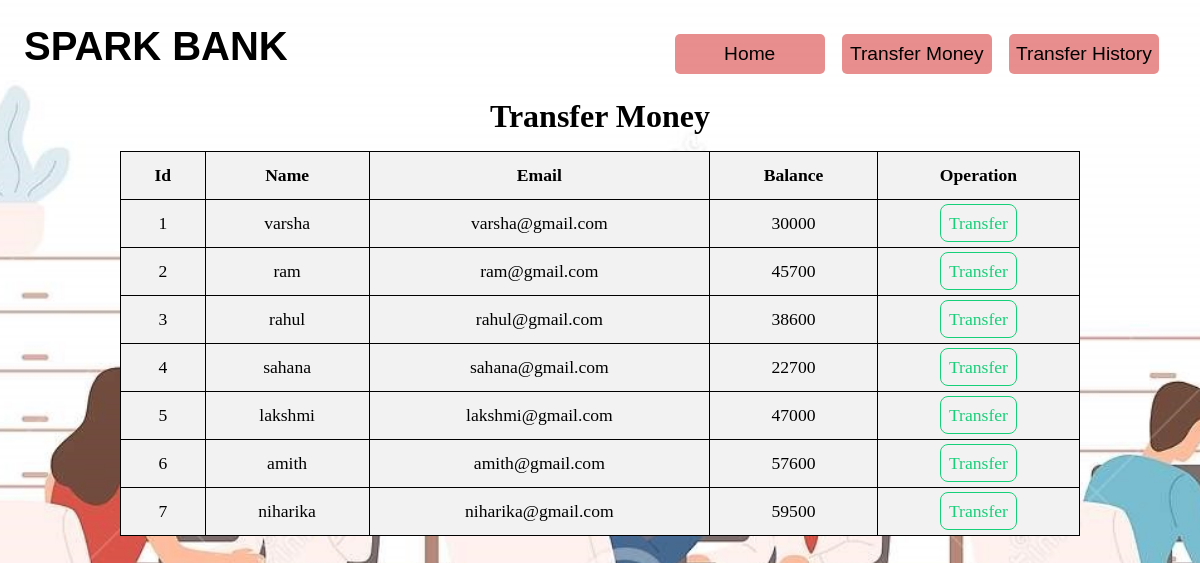
/transfer.php, run on the app's committed database.
### tables this page shows
CREATE TABLE `customers` (
  `id` int(3) NOT NULL,
  `name` varchar(50) NOT NULL,
  `email` varchar(20) NOT NULL,
  `balance` int(10) NOT NULL
);

### transfer.php (the view, shortened to what this page needs)
<?php
include 'connection.php';
?>
<!DOCTYPE html>
<html lang="en">
<head>
<link rel="stylesheet" href="style.css">
</head>
<body>
<div class="bg">
<?php
include 'header.php';
?>
<div class="text">
   <h1 style="color:black";>Transfer Money</h1>
</div>
<table>
   <tr>
      <th>Id</th>
      <th>Name</th>
      <th>Email</th>
      <th>Balance</th>
      <th>Operation</th>
   </tr>
   <?php
      $sql = "select * from customers";
      $result = mysqli_query($conn,$sql);
      while($rows=mysqli_fetch_assoc($result)) {
   ?>
   <tr>
      <td><?php echo $rows['id'];?></td>
      <td><?php echo $rows['name'];?></td>
      <td><?php echo $rows['email'];?></td>
      <td><?php echo $rows['balance'];?></td>
      <td><a href="selectedcustomerdetail.php?id= <?php echo $rows['id'] ;?>">Transfer</a></td>
   </tr>
   <?php
      }
   ?>
</table>
   </div>
</body>
</html>

### header.php
<header>
    <h1>Spark Bank</h1>
        <nav>
            <ul>
                <li><a href="index.php"><button>Home</button></a></li>
                <li><a href="transfer.php"><button>Transfer Money</button></a></li>
                <li><a href="transactionhistory.php"><button>Transfer History</button></a></li>
            </ul>
        </nav>
</header>

### style.css (style rules this page uses)
* { margin: 0; padding: 0; box-sizing: border-box; }
body { height: 100vh; background-image: url("bank-mid.jpg"); background-size: cover; background-position: center center; background-repeat: no-repeat; color: #ddd; }
.bg { height: 100vh; width: 100%; }
header { display: flex; justify-content: space-between; text-transform: uppercase; padding: 1.5rem; }
header h1 { font-size: 2.5rem; font-weight: bold; color: black; font-family: sans-serif; }
nav { width: 45%; padding-top: 0.6rem; }
nav ul { display: flex; justify-content: space-evenly; }
nav ul li { list-style: none; }
nav ul li a { text-decoration: none; }
nav ul li a button { width: 150px; height: 40px; background-color: rgba(218, 75, 75, 0.623); }
.text { text-align: center; }
table { border-collapse: collapse; width: 80%; text-align: center; margin: 1rem auto 0 auto; font-size: 1.1rem; border-radius: 10px; color: black; }
th, td { border: 1px solid black; padding: 13px; }
tr { background-color: #f2f2f2; }
table a { text-decoration: none; border: 1px solid rgb(22, 207, 121); color: rgb(22, 207, 121); padding: 8px; border-radius: 8px; transition: 0.5s; }
button { height: 3rem; width: 110px; align-self: center; cursor: pointer; border-radius: 5px; font-size: 1.2rem; background-color: rgb(255, 69, 0); border: none; }

### data on the page
customers: id "1", name "varsha", email "varsha@gmail.com", balance "30000"
customers: id "2", name "ram", email "ram@gmail.com", balance "45700"
customers: id "3", name "rahul", email "rahul@gmail.com", balance "38600"
customers: id "4", name "sahana", email "sahana@gmail.com", balance "22700"
customers: id "5", name "lakshmi", email "lakshmi@gmail.com", balance "47000"
customers: id "6", name "amith", email "amith@gmail.com", balance "57600"
customers: id "7", name "niharika", email "niharika@gmail.com", balance "59500"
